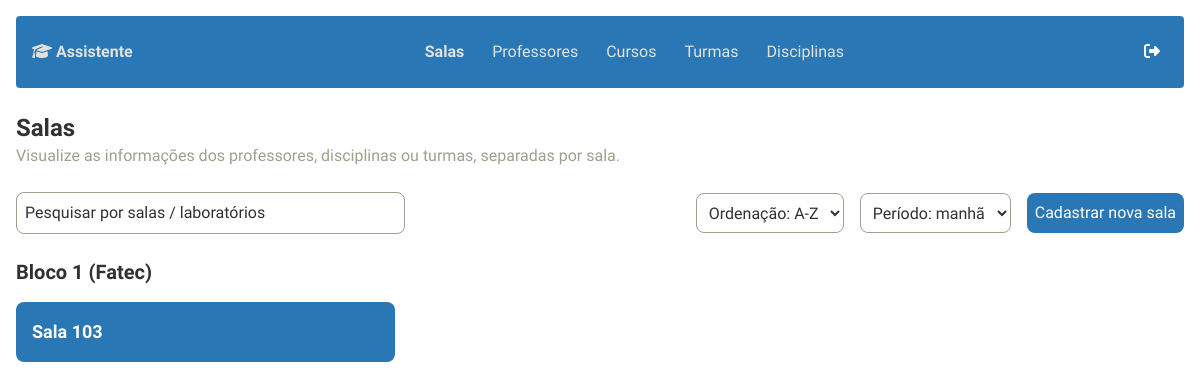
The page /salas/ on the database as committed earlier.
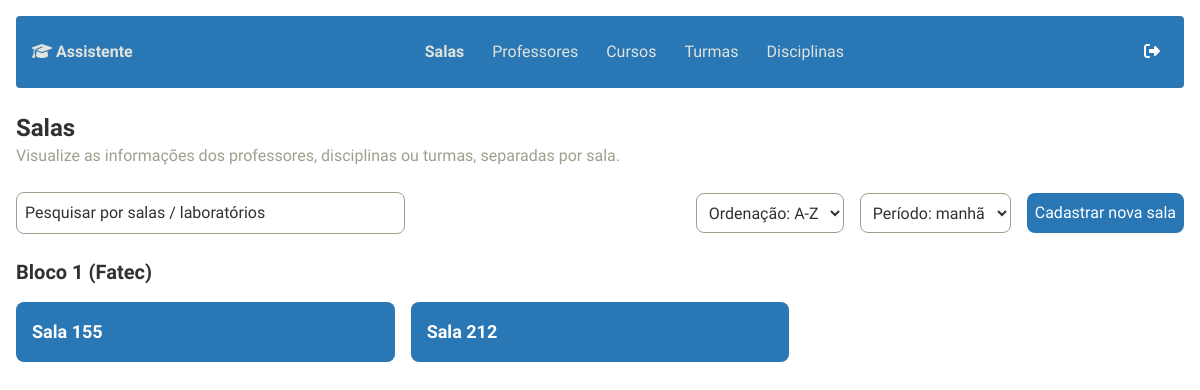
The same page on the database as committed later.
### salas/models.py (models this page shows, shortened)
class Sala(models.Model):
    numero = models.IntegerField(validators=[MinValueValidator(0)])
    materias = models.ManyToManyField(Materia, blank=True)  # Relacionamento ManyToMany com blank=True

### salas/views.py (the view)
# urls.py: path('', sala_list, name='sala_list'),
def sala_list(request):
    salas = Sala.objects.all()
    return render(request, 'salas/sala_list.html', {'salas': salas})

### salas/templates/salas/sala_list.html (shortened to what this page needs)
<!DOCTYPE html>
<html lang="pt-BR">
  <head>
    {% include "app/custom/imports.html" %}
  </head>
  <body class="font-montserrat bg-background text-custom1">
    <div class="min-h-screen p-4">
    {% include "app/widgets/navbar.html" %}
      <div class="my-6">
        <h1 class="text-2xl font-bold">Salas</h1>
        <p class="text-custom2">
          Visualize as informações dos professores, disciplinas ou turmas, separadas por sala.
        </p>
      </div>
      <div class="flex justify-between items-center mb-6">
        <input
          type="text"
          placeholder="Pesquisar por salas / laboratórios"
          class="border border-custom2 p-2 rounded-lg w-1/3 bg-transparent text-custom1 placeholder-custom1 focus:outline-none focus:ring-2 focus:ring-blue-500 transition"
        />
        <div class="flex space-x-4">
          <select
            class="border border-custom2 p-2 rounded-lg bg-transparent text-custom1 focus:outline-none focus:ring-2 focus:ring-blue-500 transition"
          >
            <option>Ordenação: A-Z</option>
          </select>
          <select
            class="border border-custom2 p-2 rounded-lg bg-transparent text-custom1 focus:outline-none focus:ring-2 focus:ring-blue-500 transition"
          >
            <option>Período: manhã</option>
          </select>
          <a
            href="{% url 'sala_create' %}"
            class="p-2 bg-custom6 text-white rounded-lg hover:bg-custom5 transition-colors"
          >Cadastrar nova sala</a>
        </div>
      </div>
      <h2 class="text-xl font-bold mb-4">Bloco 1 (Fatec)</h2>
      <div class="grid grid-cols-3 gap-4 mb-8">
        {% for sala in salas %}
          <div class="p-4 bg-custom6 text-white rounded-lg">
            <h3 class="text-lg font-semibold">Sala {{ sala.numero }}</h3>
          </div>
        {% endfor %}
      </div>
    </div>
  </body>
</html>

Rows that differ between the two databases and show on the page:
changed Sala (number 1 of 2 on the later page): numero "103" → "155"
added Sala: numero "212"
